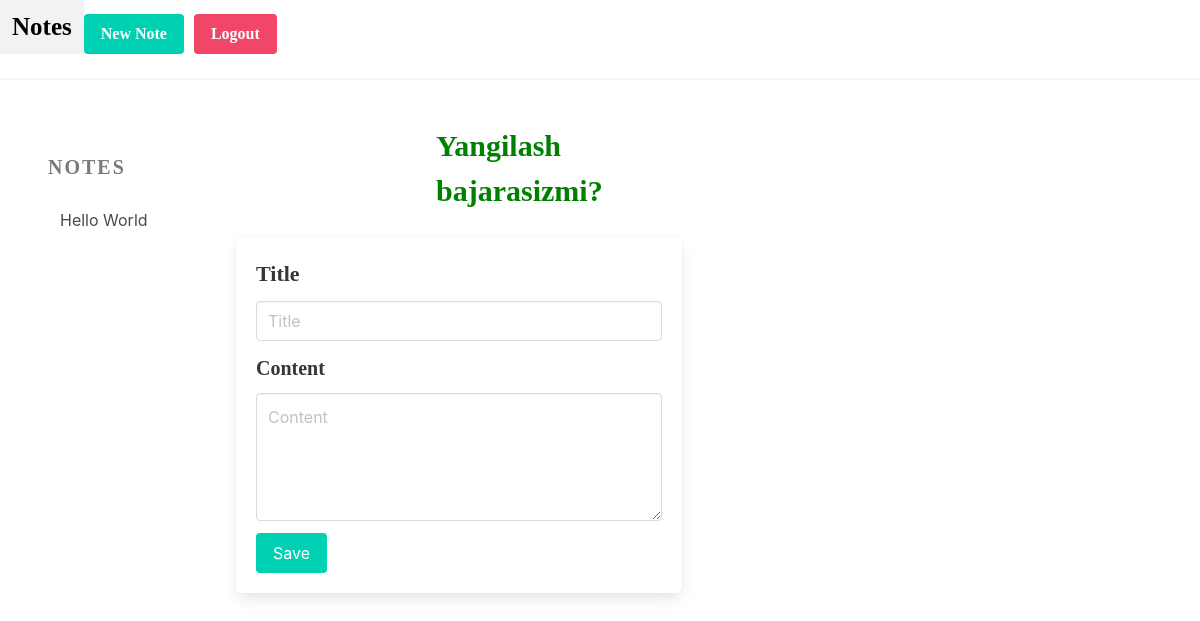
/editor/ (signed in), run on an earlier commit of the app's database.
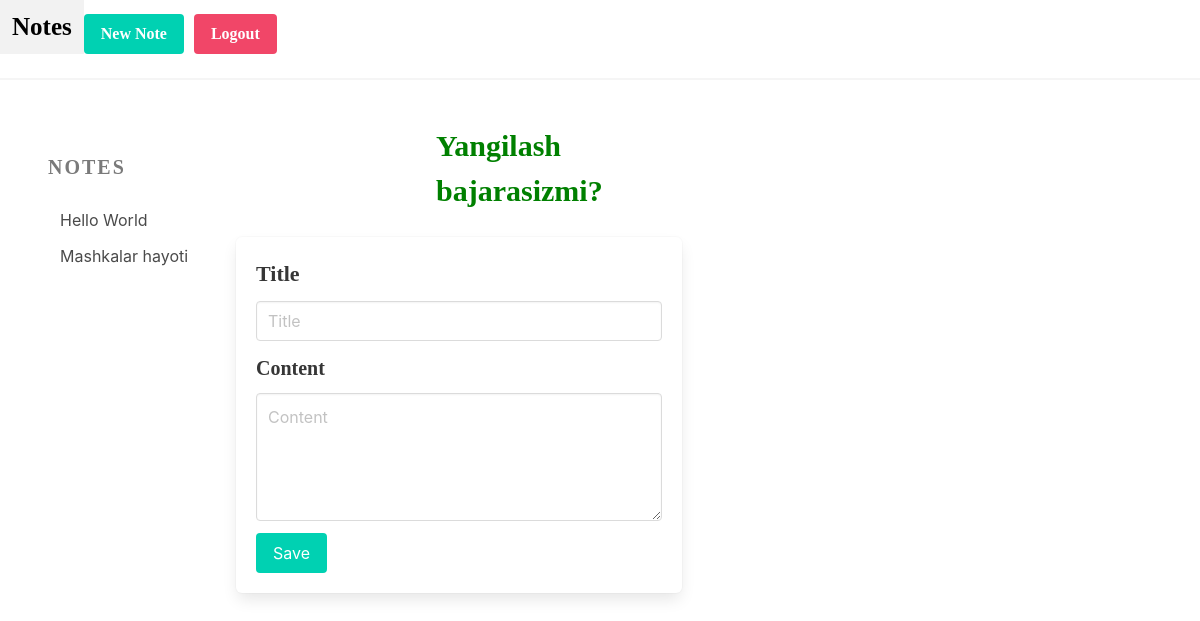
And on a later commit of the database.
### document/models.py (models this page shows)
class Note(models.Model):
    title = models.CharField(max_length=255)
    content = models.TextField(blank=True, null=True)
    created_at = models.DateTimeField(auto_now_add=True)
    modified_at = models.DateTimeField(auto_now=True)
    user = models.ForeignKey(settings.AUTH_USER_MODEL, on_delete=models.CASCADE, null=True)
    class Meta:
        ordering = ('title',)

### document/views.py (the view, shortened to what this page needs)
# urls.py: path('editor/', editor, name='editor'),
@login_required(login_url='/login/')
def editor(request):
    docid = request.GET.get('docid', None)
    note = None
    if docid and docid != '0':
        note = get_object_or_404(Note, pk=docid, user=request.user)
    notes = Note.objects.filter(user=request.user)
    return render(request, 'editor.html', {'note': note, 'notes': notes})

### document/templates/editor.html (shortened to what this page needs)
<!DOCTYPE html>
<html>
<head>
    <link rel="stylesheet" href="https://cdn.jsdelivr.net/npm/bulma@0.9.0/css/bulma.min.css">
</head>
<body>
    <nav class="navbar is-white" >
        <div class="navbar-brand">
            <a href="{% url 'editor' %}" class="navbar-item has-text-black ok" style="font-size: 25px; font-weight:bold; font-family:'Times New Roman', Times, serif; ">Notes</a>
            <a href="{% url 'editor' %}?docid=0"  class="button is-primary" style=" font-weight:bold; font-family:'Times New Roman', Times, serif; margin-top:5%; margin-right:10px">New Note</a>
            <a href="{% url 'logout' %}"  class="button is-danger" style=" font-weight:bold; font-family:'Times New Roman', Times, serif; margin-top:5%">Logout</a>
          </div>
        <div class="navbar-menu">
        </div>
    </nav>
    <hr>
    <section class="section">
        <div class="columns">
            <div class="column is-2">
                <aside class="menu">
                    <p class="menu-label" style="font-size: 20px; font-weight:bold; font-family:'Times New Roman', Times, serif">Notes</p>
                    <ul class="menu-list">
                        {% for doc in notes %}
                            <li>
                                <a href="{% url 'editor' %}?docid={{ doc.id }}">{{ doc.title }}</a>
                            </li>
                        {% endfor %}
                    </ul>
                </aside>
            </div>
            <div class="column is-5 mt-3 pt-4" >
                <h3 class="text text-center"> Yangilash bajarasizmi? </h3>
                <br>
                <div class="box" >
                    <form method="post" action="{% url 'editor' %}">
                        <div class="field">
                            <label class="label" style="font-size: 22px; font-family:'Times New Roman', Times, serif">Title</label>
                            <div class="control">
                                <input type="text" class="input" name="title" placeholder="Title" {% if note %} value="{{ note.title }}"{% endif %}>
                            </div>
                        </div>
                        <div class="field">
                            <label class="label" style="font-size: 20px; font-family:'Times New Roman', Times, serif">Content</label>
                            <div class="control">
                                <textarea class="textarea" name="content" placeholder="Content">{% if note %}{{ note.content }}{% endif %}</textarea>
                            </div>
                        </div>
                        <div class="field is-grouped">
                            <div class="control">
                                <button class="button is-primary">Save</button>
                            </div>
                        </div>
                    </form>
                </div>
            </div>
        </div>
    </section>
</body>
</html>

### document/templates/editor.html (style rules this page uses)
.text { color: green; font-weight: bold; margin-top: -10%; margin-left: 200px; font-size: 30px; font-family: 'Times New Roman', Times, serif; }

What changed in the data, as far as the page shows it:
added Note: title "Mashkalar hayoti"
